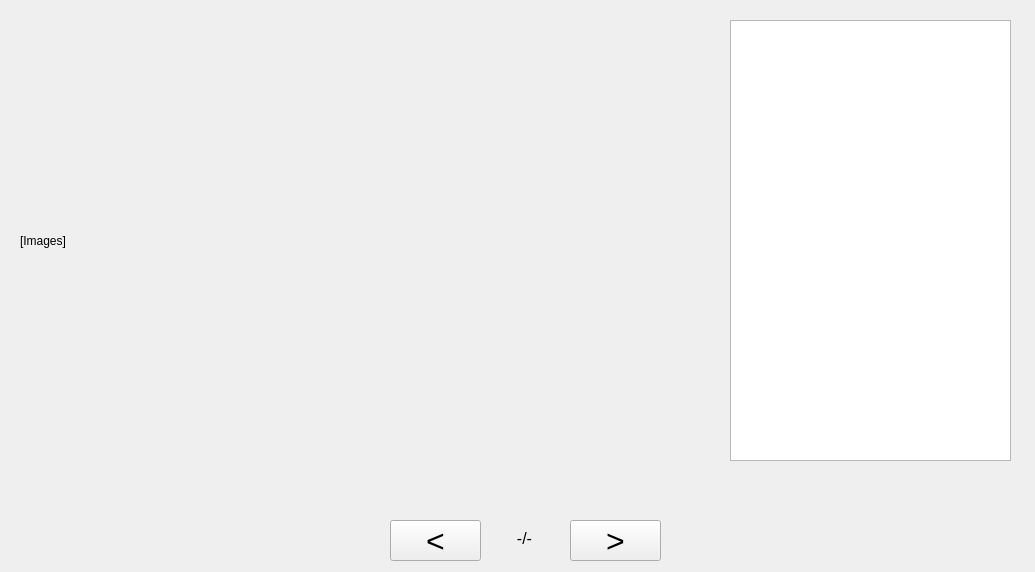
<?xml version="1.0" encoding="UTF-8"?>
<ui version="4.0">
 <class>Form</class>
 <widget class="QWidget" name="Form">
  <property name="geometry">
   <rect>
    <x>0</x>
    <y>0</y>
    <width>1035</width>
    <height>572</height>
   </rect>
  </property>
  <property name="windowTitle">
   <string>Form</string>
  </property>
  <widget class="QLabel" name="imageViewerLabel">
   <property name="geometry">
    <rect>
     <x>20</x>
     <y>20</y>
     <width>691</width>
     <height>441</height>
    </rect>
   </property>
   <property name="text">
    <string>[Images]</string>
   </property>
  </widget>
  <widget class="QPlainTextEdit" name="translatedTextsEdit">
   <property name="geometry">
    <rect>
     <x>730</x>
     <y>20</y>
     <width>281</width>
     <height>441</height>
    </rect>
   </property>
   <property name="font">
    <font>
     <pointsize>11</pointsize>
    </font>
   </property>
   <property name="readOnly">
    <bool>true</bool>
   </property>
  </widget>
  <widget class="QPushButton" name="previousImgBtn">
   <property name="geometry">
    <rect>
     <x>390</x>
     <y>520</y>
     <width>91</width>
     <height>41</height>
    </rect>
   </property>
   <property name="font">
    <font>
     <pointsize>24</pointsize>
    </font>
   </property>
   <property name="text">
    <string>&lt;</string>
   </property>
   <property name="icon">
    <iconset theme="applications-accessories">
     <normaloff>.</normaloff>.</iconset>
   </property>
   <property name="flat">
    <bool>false</bool>
   </property>
  </widget>
  <widget class="QPushButton" name="nextImgBtn">
   <property name="geometry">
    <rect>
     <x>570</x>
     <y>520</y>
     <width>91</width>
     <height>41</height>
    </rect>
   </property>
   <property name="font">
    <font>
     <pointsize>24</pointsize>
    </font>
   </property>
   <property name="text">
    <string>&gt;</string>
   </property>
   <property name="icon">
    <iconset theme="applications-accessories">
     <normaloff>.</normaloff>.</iconset>
   </property>
   <property name="flat">
    <bool>false</bool>
   </property>
  </widget>
  <widget class="QLabel" name="idxViewerLabel">
   <property name="geometry">
    <rect>
     <x>500</x>
     <y>530</y>
     <width>49</width>
     <height>16</height>
    </rect>
   </property>
   <property name="font">
    <font>
     <pointsize>12</pointsize>
    </font>
   </property>
   <property name="text">
    <string>-/-</string>
   </property>
   <property name="alignment">
    <set>Qt::AlignCenter</set>
   </property>
   <property name="wordWrap">
    <bool>false</bool>
   </property>
  </widget>
 </widget>
 <resources/>
 <connections/>
</ui>
